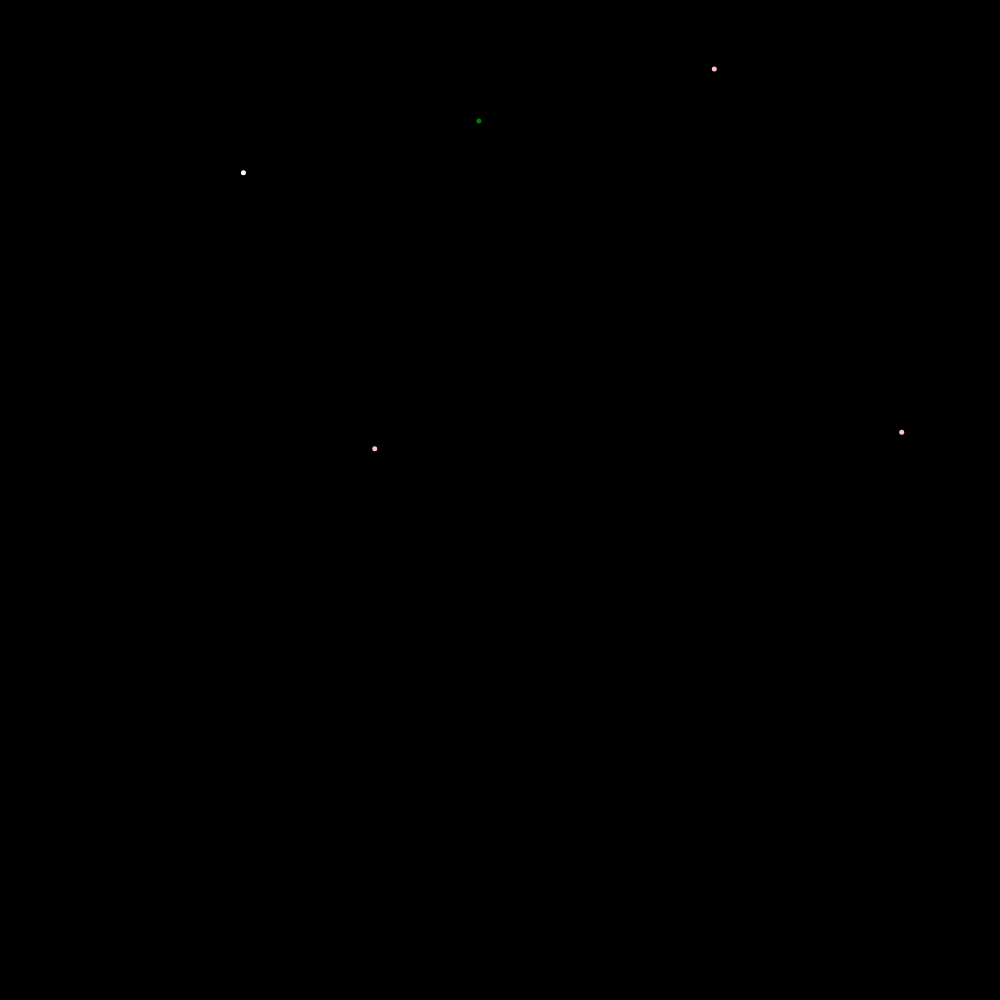
Frame 1 (no input)
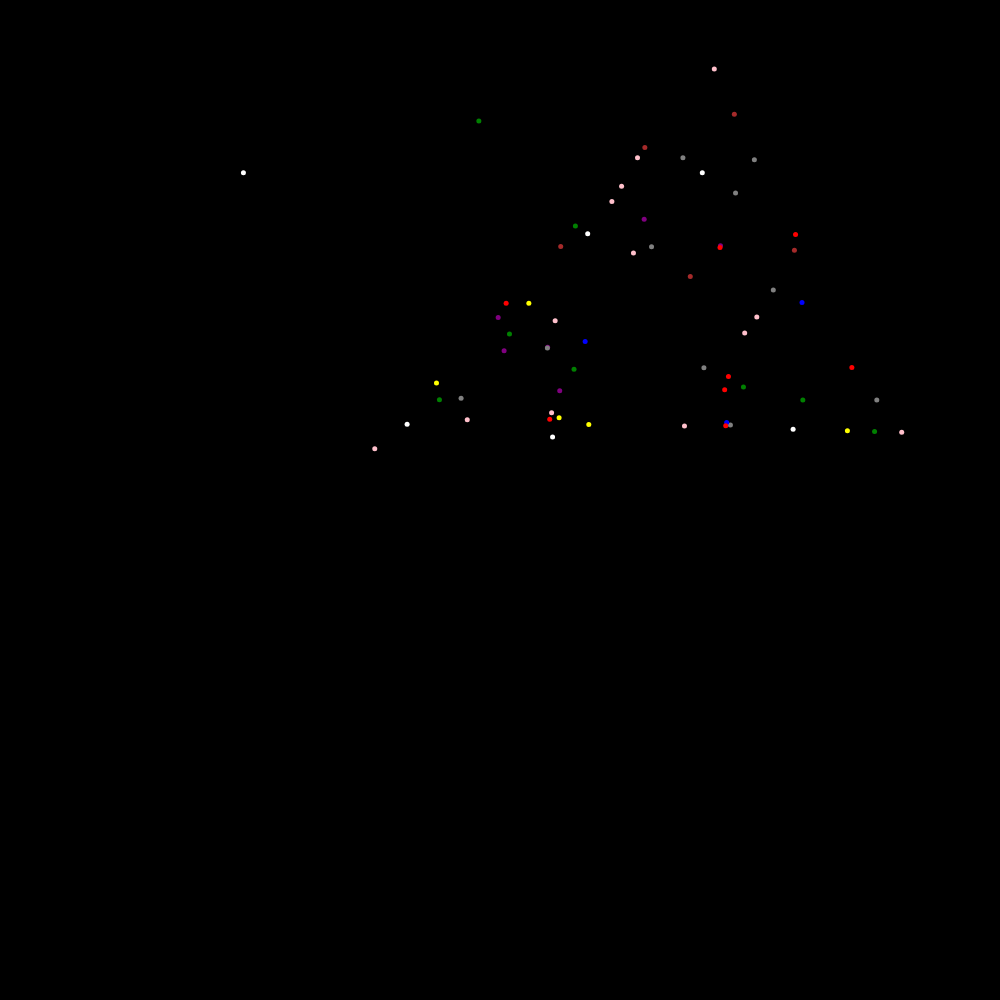
Frame 60 (no input)
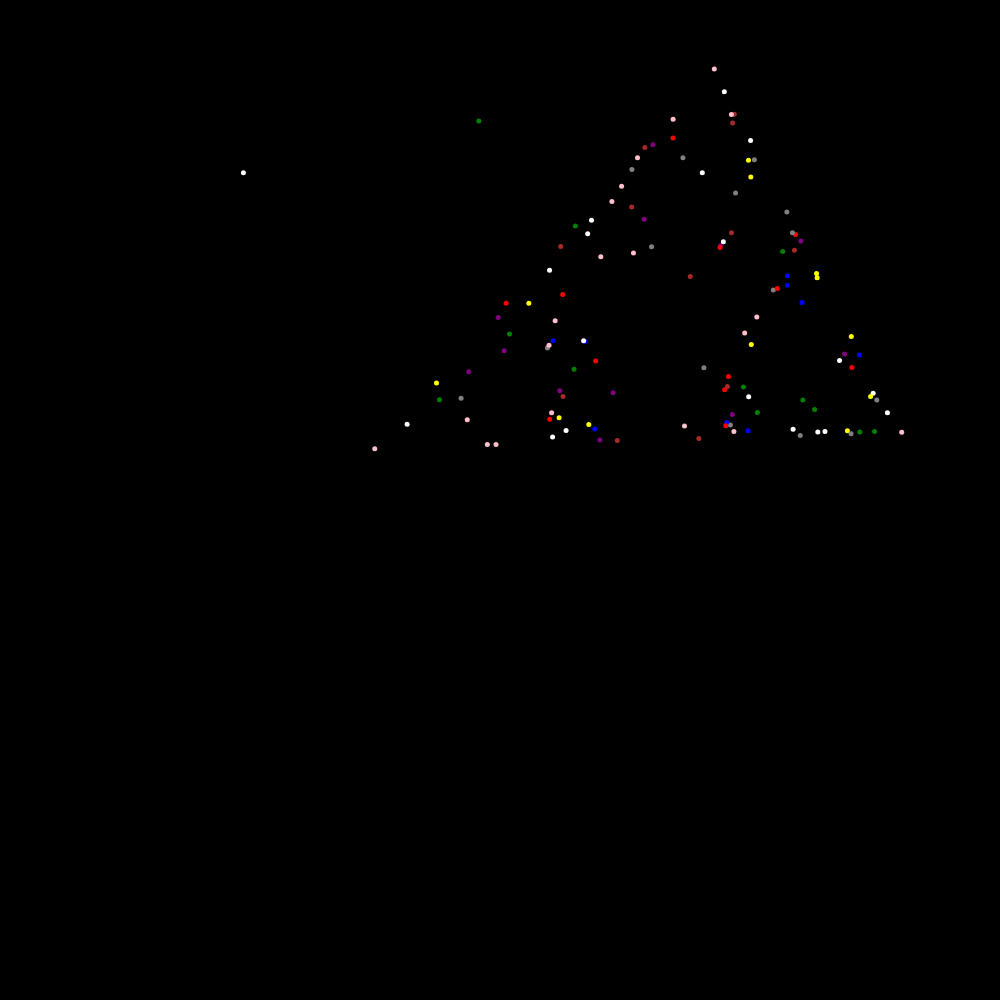
Frame 120 (the mouse pressed at the canvas centre since frame 60)

The p5.js sketch that drew these frames (run headless with seeded random() and noise() and a simulated clock; from frame 60 on, the mouse is pressed at the canvas centre):

// p5.js sketch
// ── sketch.js

let a1,b1;
let a2,b2;
let a3,b3;
let ai,bi;
let p1,p2;


function setup() {
  createCanvas(1000, 1000);
  a1 = random(width);
  b1 = random(0,height/3);
  a2 = random(0,width/2);
  b2 = random(height/3,2*height/3);
  a3 = random(width/2,width);
  b3 = random(height/3,2*height/3);
  ai = random(width);
  bi = random(height);
  background(0);
  stroke(255);
  stroke('pink');
  strokeWeight(5);
  point(a1,b1);
  point(a2,b2);
  point(a3,b3);
  stroke('white');
  point(ai,bi);

}

function draw() {
  rand_roll = random([1,2,3,4,5,6]);
  print(rand_roll);
  if(rand_roll==1 | rand_roll==2){
    p1,p2 = point_comp(a1,b1,ai,bi);
  }
  else if(rand_roll==3 | rand_roll==4){
    p1,p2 = point_comp(a2,b2,ai,bi);
  }
  else if(rand_roll==5 | rand_roll==6){
    p1,p2 = point_comp(a3,b3,ai,bi);
    print(p1);
    print(p2);
  }
  ai = p1;
  bi = p2;
  rand_colors = random(['red','yellow','purple','white','green','pink','blue','brown','grey']);
  stroke(rand_colors);
  point(ai,bi);
}

function point_comp(x1,y1,x2,y2){
  p1 = (x1+x2)/2;
  p2 = (y1+y2)/2;
  return p1,p2;
}
